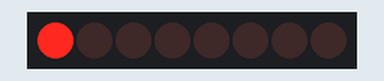
Recording of a sketch running on a simulated Arduino Uno, built with avr-gcc and run on an emulated ATmega328P. On the bench: 8 shift-register outputs drawn as a row of LEDs (first output left, lit = HIGH). Wiring (inferred from the names in the program): shift register (74HC595): data pin 4; shift clock pin 3; latch pin 2. Wiring (inferred from the signals the program sends): row of LEDs: on Q0, Q1, Q2, Q3, Q4, Q5, Q6, Q7.

Above: at 1.3 s.
At 2.4 s:
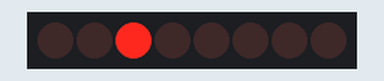
At 2.9 s:
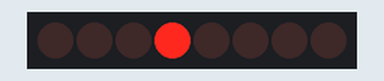
At 4.4 s:
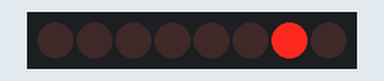
At 7.0 s:
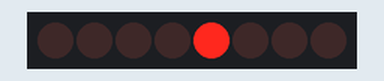
At 9.0 s:
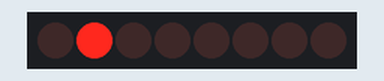
Timing chart, 0 to 9.4 s (numbered marks = the images above):
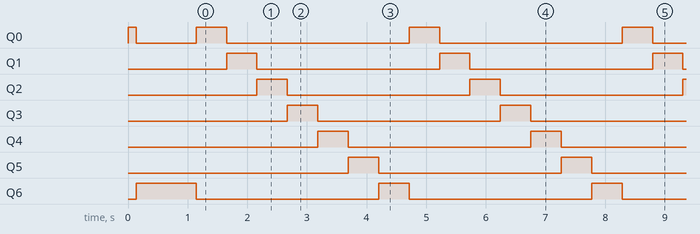

Measured:
- by itself, Q0: repeats every 3.6 s: HIGH 0.51 s, LOW 3.1 s
- by itself, Q1–6: alternates HIGH for 0.51 s and LOW for 3.1 s
- by itself, everything shown: repeats every 3.6 s, in 7 steps

The sketch:

tpic6b595_relaytest10.ino
```cpp
//**************************************************************//
//  Name    : modified shiftOutCode, Hello World
//  Author  : Jack
//  based on original by Carlyn Maw,Tom Igoe, David A. Mellis
//  Date    : 6 Jan 2013
//  Version : 1.0
//  Notes   : Code for using a TPIC6B595 Shift Register          //
//          : to drive a double  latching relay
//          : notebook 1-158
//          : PNP to drive rows, shift register for columns
//****************************************************************

const int MAXROWS = 4;
const int MAXCOLS = 7;
//the shift register takes care of columns - tpic6b595 is current drain
//Pin connected to RCK (Relay clock - latch) of TPIC6B595
int latchPin = 2;
////Pin connected to Serial In of TPIC6B595
int dataPin = 4 ;
//Pin connected to SRCK of TPIC6B595 (Shift register clock)
int clockPin = 3;

//set up relay "rows" - mosfets controlling current source
int rowEnable[MAXROWS] = {10,11,12,13};

void setup() {
  //set pins to output so you can control the shift register
  pinMode(latchPin, OUTPUT);
  pinMode(clockPin, OUTPUT);
  pinMode(dataPin, OUTPUT);
  for (int i=0; i < MAXROWS; i++){
    pinMode(rowEnable[i], OUTPUT);
    digitalWrite(rowEnable[i], HIGH);
  }
 zeroRelays();
}

void loop() {
  for (int row=0; row < MAXROWS; row++) {
    for (int col=0; col < MAXCOLS; col++) {
      fireRelay(col, row);
      delay(500);
    }
  }
}

void zeroRelays() {
  for (int row=1; row < MAXROWS; row +=2) {
    for (int col=0; col < MAXCOLS; col++){
      fireRelay(col, row);
    }
  }
  delay(1000);
}

void fireRelay(int col, int row) {
  //shift in the bit mask for column
  //make the register opaque to hide the shifting activity
  digitalWrite(latchPin, LOW);
  // shift out the bits:
  shiftOut(dataPin, clockPin, MSBFIRST, 1 << col);
  //take the latch pin high to activate relay coil:
  digitalWrite(latchPin, HIGH);
  //disable flow through the latch and make drain active
  //activate the row by pulling the PNP transistor for that row low
  digitalWrite(rowEnable[row],LOW);
  //give some time for the mechanical relay to engage
  delay(10);
  //disable the row
  digitalWrite(rowEnable[row],HIGH);
}
```
